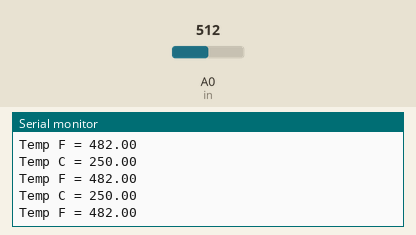
Recording of a sketch running on a simulated Arduino Uno, built with avr-gcc and run on an emulated ATmega328P. Parts: the last lines printed to the serial monitor. The test bench sets the inputs (shaded band); at power-on: A0 (in) = 512.

Above: at 1.3 s.
1.4 s: A0 (in) set to 716
At 1.82 s:
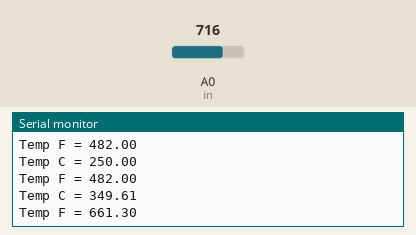
2.9 s: A0 (in) set to 900
At 3.32 s:
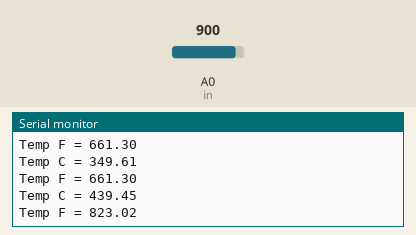
Timing chart, 0 to 5.9 s (numbered marks = the images above; inputs shaded):
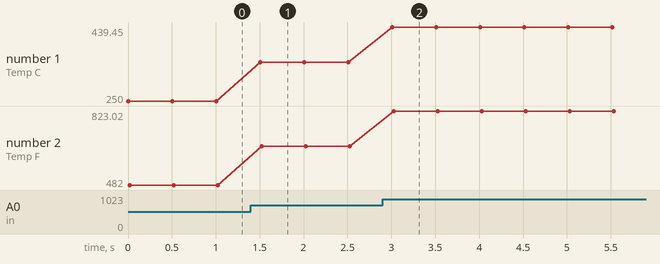

Measured:
- after the input at 1.4 s, the serial monitor: prints a new line after 0.10 s (image 1)
- after the input at 2.9 s, the serial monitor: prints a new line after 0.11 s (image 2)
- plotted number 1: 250 → 349.61 after the input at 1.4 s, 349.61 → 439.45 after the input at 2.9 s
- plotted number 2: 482 → 661.3 after the input at 1.4 s, 661.3 → 823.02 after the input at 2.9 s

The sketch:

watOngSa.ino
```cpp
int in = A0;
void setup() {
  Serial.begin(9600);
  pinMode(in,INPUT);
}

void loop() {
 int val = analogRead(in);

 float mv = (val/1024.0)*5000;
 float c = mv/10;
 float f = (c*9)/5+32;
 Serial.print("Temp C = ");
 Serial.println(c);
 Serial.print("Temp F = ");
 Serial.println(f);
 delay(500);
}
```
